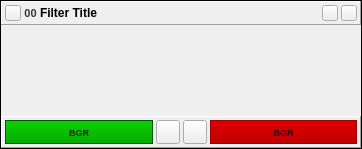
<?xml version="1.0" encoding="UTF-8"?>
<ui version="4.0">
 <class>Frame</class>
 <widget class="QFrame" name="Frame">
  <property name="geometry">
   <rect>
    <x>0</x>
    <y>0</y>
    <width>362</width>
    <height>149</height>
   </rect>
  </property>
  <property name="sizePolicy">
   <sizepolicy hsizetype="Preferred" vsizetype="Preferred">
    <horstretch>0</horstretch>
    <verstretch>0</verstretch>
   </sizepolicy>
  </property>
  <property name="windowTitle">
   <string>Frame</string>
  </property>
  <property name="styleSheet">
   <string notr="true"/>
  </property>
  <property name="frameShape">
   <enum>QFrame::Panel</enum>
  </property>
  <property name="frameShadow">
   <enum>QFrame::Plain</enum>
  </property>
  <property name="lineWidth">
   <number>1</number>
  </property>
  <layout class="QGridLayout" name="gridLayout_3">
   <property name="margin">
    <number>0</number>
   </property>
   <property name="spacing">
    <number>0</number>
   </property>
   <item row="1" column="0">
    <widget class="QFrame" name="frm_parameters">
     <property name="sizePolicy">
      <sizepolicy hsizetype="Preferred" vsizetype="Expanding">
       <horstretch>0</horstretch>
       <verstretch>0</verstretch>
      </sizepolicy>
     </property>
     <property name="minimumSize">
      <size>
       <width>0</width>
       <height>0</height>
      </size>
     </property>
     <property name="frameShape">
      <enum>QFrame::NoFrame</enum>
     </property>
     <property name="frameShadow">
      <enum>QFrame::Sunken</enum>
     </property>
     <layout class="QGridLayout" name="gridLayout_2">
      <property name="margin">
       <number>3</number>
      </property>
      <property name="spacing">
       <number>2</number>
      </property>
     </layout>
    </widget>
   </item>
   <item row="0" column="0">
    <widget class="QFrame" name="frm_top">
     <property name="styleSheet">
      <string notr="true"/>
     </property>
     <property name="frameShape">
      <enum>QFrame::Panel</enum>
     </property>
     <property name="frameShadow">
      <enum>QFrame::Raised</enum>
     </property>
     <layout class="QGridLayout" name="gridLayout_4">
      <property name="horizontalSpacing">
       <number>3</number>
      </property>
      <property name="margin">
       <number>3</number>
      </property>
      <item row="0" column="1">
       <widget class="QLabel" name="lbl_fid">
        <property name="sizePolicy">
         <sizepolicy hsizetype="Preferred" vsizetype="Preferred">
          <horstretch>0</horstretch>
          <verstretch>0</verstretch>
         </sizepolicy>
        </property>
        <property name="minimumSize">
         <size>
          <width>0</width>
          <height>0</height>
         </size>
        </property>
        <property name="maximumSize">
         <size>
          <width>16777215</width>
          <height>16777215</height>
         </size>
        </property>
        <property name="font">
         <font>
          <pointsize>8</pointsize>
          <weight>75</weight>
          <bold>true</bold>
         </font>
        </property>
        <property name="toolTip">
         <string>Plugin ID</string>
        </property>
        <property name="styleSheet">
         <string notr="true">QLabel{
color:rgb(52, 52, 52);

}</string>
        </property>
        <property name="frameShape">
         <enum>QFrame::NoFrame</enum>
        </property>
        <property name="frameShadow">
         <enum>QFrame::Plain</enum>
        </property>
        <property name="text">
         <string>00</string>
        </property>
        <property name="alignment">
         <set>Qt::AlignCenter</set>
        </property>
        <property name="margin">
         <number>3</number>
        </property>
       </widget>
      </item>
      <item row="0" column="0">
       <widget class="QPushButton" name="pb_ignore">
        <property name="minimumSize">
         <size>
          <width>16</width>
          <height>16</height>
         </size>
        </property>
        <property name="maximumSize">
         <size>
          <width>16</width>
          <height>16</height>
         </size>
        </property>
        <property name="toolTip">
         <string>Ignore filter</string>
        </property>
        <property name="text">
         <string/>
        </property>
        <property name="icon">
         <iconset resource="../qrc/ic_resources.qrc">
          <normaloff>:/icon/no</normaloff>:/icon/no</iconset>
        </property>
        <property name="iconSize">
         <size>
          <width>8</width>
          <height>8</height>
         </size>
        </property>
        <property name="checkable">
         <bool>true</bool>
        </property>
        <property name="checked">
         <bool>false</bool>
        </property>
        <property name="flat">
         <bool>false</bool>
        </property>
       </widget>
      </item>
      <item row="0" column="5">
       <widget class="QPushButton" name="pb_remove">
        <property name="minimumSize">
         <size>
          <width>16</width>
          <height>16</height>
         </size>
        </property>
        <property name="maximumSize">
         <size>
          <width>16</width>
          <height>16</height>
         </size>
        </property>
        <property name="toolTip">
         <string>Remove filter</string>
        </property>
        <property name="text">
         <string/>
        </property>
        <property name="icon">
         <iconset resource="../qrc/ic_resources.qrc">
          <normaloff>:/icon/delete</normaloff>:/icon/delete</iconset>
        </property>
        <property name="iconSize">
         <size>
          <width>8</width>
          <height>8</height>
         </size>
        </property>
        <property name="flat">
         <bool>false</bool>
        </property>
       </widget>
      </item>
      <item row="0" column="2">
       <widget class="QLabel" name="title">
        <property name="sizePolicy">
         <sizepolicy hsizetype="Preferred" vsizetype="Preferred">
          <horstretch>0</horstretch>
          <verstretch>0</verstretch>
         </sizepolicy>
        </property>
        <property name="font">
         <font>
          <weight>75</weight>
          <bold>true</bold>
         </font>
        </property>
        <property name="toolTip">
         <string>Filter id and title</string>
        </property>
        <property name="text">
         <string>Filter Title</string>
        </property>
        <property name="scaledContents">
         <bool>false</bool>
        </property>
        <property name="alignment">
         <set>Qt::AlignLeading|Qt::AlignLeft|Qt::AlignVCenter</set>
        </property>
        <property name="margin">
         <number>3</number>
        </property>
       </widget>
      </item>
      <item row="0" column="3">
       <spacer name="horizontalSpacer">
        <property name="orientation">
         <enum>Qt::Horizontal</enum>
        </property>
        <property name="sizeHint" stdset="0">
         <size>
          <width>40</width>
          <height>1</height>
         </size>
        </property>
       </spacer>
      </item>
      <item row="0" column="4">
       <widget class="QPushButton" name="pb_parameters">
        <property name="sizePolicy">
         <sizepolicy hsizetype="Minimum" vsizetype="Fixed">
          <horstretch>0</horstretch>
          <verstretch>0</verstretch>
         </sizepolicy>
        </property>
        <property name="minimumSize">
         <size>
          <width>16</width>
          <height>16</height>
         </size>
        </property>
        <property name="maximumSize">
         <size>
          <width>16</width>
          <height>16</height>
         </size>
        </property>
        <property name="toolTip">
         <string>Show/Hide filter params</string>
        </property>
        <property name="text">
         <string notr="true"/>
        </property>
        <property name="icon">
         <iconset resource="../qrc/ic_resources.qrc">
          <normaloff>:/icon/arrow_down2</normaloff>:/icon/arrow_down2</iconset>
        </property>
        <property name="iconSize">
         <size>
          <width>30</width>
          <height>10</height>
         </size>
        </property>
        <property name="checkable">
         <bool>true</bool>
        </property>
        <property name="checked">
         <bool>false</bool>
        </property>
        <property name="flat">
         <bool>false</bool>
        </property>
       </widget>
      </item>
     </layout>
    </widget>
   </item>
   <item row="2" column="0">
    <widget class="QFrame" name="frm_bottom">
     <property name="enabled">
      <bool>true</bool>
     </property>
     <property name="autoFillBackground">
      <bool>false</bool>
     </property>
     <property name="frameShape">
      <enum>QFrame::Panel</enum>
     </property>
     <property name="frameShadow">
      <enum>QFrame::Raised</enum>
     </property>
     <layout class="QGridLayout" name="gridLayout">
      <property name="horizontalSpacing">
       <number>3</number>
      </property>
      <property name="verticalSpacing">
       <number>0</number>
      </property>
      <property name="margin">
       <number>3</number>
      </property>
      <item row="1" column="2">
       <widget class="QPushButton" name="pb_up">
        <property name="enabled">
         <bool>true</bool>
        </property>
        <property name="minimumSize">
         <size>
          <width>24</width>
          <height>24</height>
         </size>
        </property>
        <property name="maximumSize">
         <size>
          <width>24</width>
          <height>24</height>
         </size>
        </property>
        <property name="toolTip">
         <string>Move filter up</string>
        </property>
        <property name="text">
         <string/>
        </property>
        <property name="icon">
         <iconset resource="../qrc/ic_resources.qrc">
          <normaloff>:/icon/up</normaloff>:/icon/up</iconset>
        </property>
        <property name="iconSize">
         <size>
          <width>12</width>
          <height>12</height>
         </size>
        </property>
        <property name="flat">
         <bool>false</bool>
        </property>
       </widget>
      </item>
      <item row="1" column="1">
       <widget class="QPushButton" name="pb_down">
        <property name="minimumSize">
         <size>
          <width>24</width>
          <height>24</height>
         </size>
        </property>
        <property name="maximumSize">
         <size>
          <width>24</width>
          <height>24</height>
         </size>
        </property>
        <property name="toolTip">
         <string>Move filter down</string>
        </property>
        <property name="styleSheet">
         <string notr="true"/>
        </property>
        <property name="text">
         <string/>
        </property>
        <property name="icon">
         <iconset resource="../qrc/ic_resources.qrc">
          <normaloff>:/icon/down</normaloff>:/icon/down</iconset>
        </property>
        <property name="iconSize">
         <size>
          <width>12</width>
          <height>12</height>
         </size>
        </property>
        <property name="flat">
         <bool>false</bool>
        </property>
       </widget>
      </item>
      <item row="1" column="0">
       <widget class="QLabel" name="filter_in">
        <property name="sizePolicy">
         <sizepolicy hsizetype="Preferred" vsizetype="Preferred">
          <horstretch>0</horstretch>
          <verstretch>0</verstretch>
         </sizepolicy>
        </property>
        <property name="font">
         <font>
          <pointsize>7</pointsize>
          <weight>75</weight>
          <bold>true</bold>
         </font>
        </property>
        <property name="styleSheet">
         <string notr="true">QLabel{
background-color: qlineargradient(spread:pad, x1:0, y1:0, x2:0, y2:1, stop:0 rgba(10, 210, 0, 255), stop:1 rgba(9, 169, 0, 255));
border:1px solid rgb(0, 86, 7);
color: rgb(0,60, 0);
}</string>
        </property>
        <property name="text">
         <string>BGR</string>
        </property>
        <property name="alignment">
         <set>Qt::AlignCenter</set>
        </property>
        <property name="margin">
         <number>3</number>
        </property>
        <property name="indent">
         <number>-1</number>
        </property>
       </widget>
      </item>
      <item row="1" column="3">
       <widget class="QLabel" name="filter_out">
        <property name="sizePolicy">
         <sizepolicy hsizetype="Preferred" vsizetype="Preferred">
          <horstretch>0</horstretch>
          <verstretch>0</verstretch>
         </sizepolicy>
        </property>
        <property name="font">
         <font>
          <pointsize>7</pointsize>
          <weight>75</weight>
          <bold>true</bold>
         </font>
        </property>
        <property name="styleSheet">
         <string notr="true">QLabel{
background-color:qlineargradient(spread:pad, x1:0, y1:0, x2:0, y2:1, stop:0 rgba(223, 0, 0, 255), stop:1 rgba(189, 0, 0, 255)) ;
border:1px solid rgb(156, 0, 2);
color: rgb(60, 0, 0);
}</string>
        </property>
        <property name="text">
         <string>BGR</string>
        </property>
        <property name="alignment">
         <set>Qt::AlignCenter</set>
        </property>
        <property name="margin">
         <number>3</number>
        </property>
       </widget>
      </item>
     </layout>
    </widget>
   </item>
  </layout>
  <zorder>frm_bottom</zorder>
  <zorder>frm_top</zorder>
  <zorder>frm_parameters</zorder>
 </widget>
 <resources>
  <include location="../qrc/ic_resources.qrc"/>
 </resources>
 <connections>
  <connection>
   <sender>pb_parameters</sender>
   <signal>toggled(bool)</signal>
   <receiver>frm_parameters</receiver>
   <slot>setVisible(bool)</slot>
   <hints>
    <hint type="sourcelabel">
     <x>138</x>
     <y>115</y>
    </hint>
    <hint type="destinationlabel">
     <x>144</x>
     <y>74</y>
    </hint>
   </hints>
  </connection>
 </connections>
</ui>
